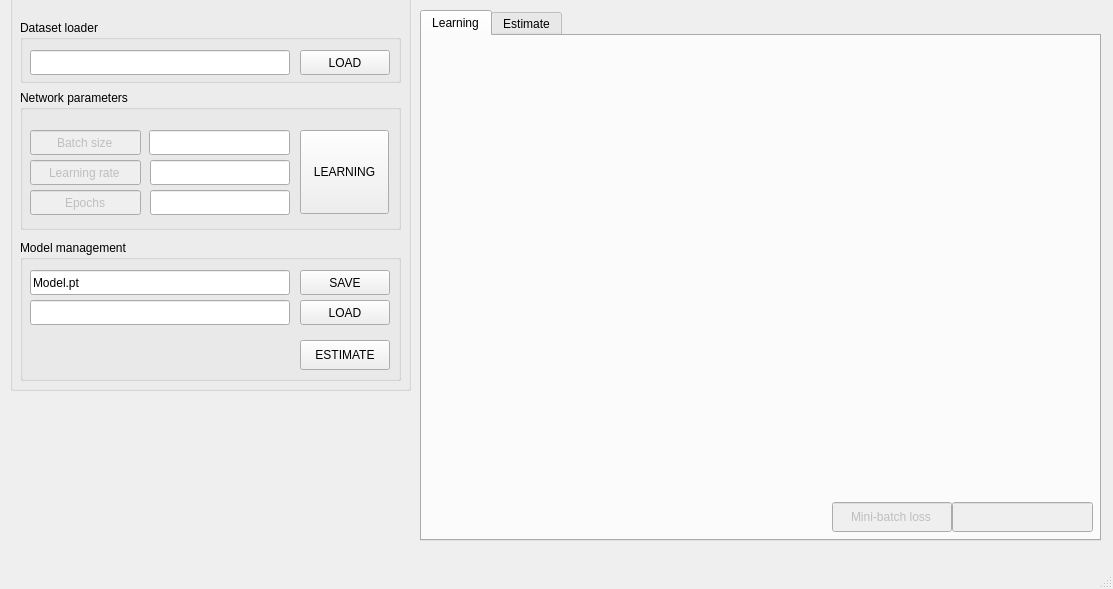
<?xml version="1.0" encoding="UTF-8"?>
<ui version="4.0">
 <class>MainWindow</class>
 <widget class="QMainWindow" name="MainWindow">
  <property name="geometry">
   <rect>
    <x>0</x>
    <y>0</y>
    <width>1113</width>
    <height>589</height>
   </rect>
  </property>
  <property name="windowTitle">
   <string>MainWindow</string>
  </property>
  <widget class="QWidget" name="centralwidget">
   <widget class="QGroupBox" name="groupBox">
    <property name="geometry">
     <rect>
      <x>10</x>
      <y>-10</y>
      <width>401</width>
      <height>401</height>
     </rect>
    </property>
    <property name="title">
     <string/>
    </property>
    <widget class="QGroupBox" name="GB_DATASET_LOADER">
     <property name="geometry">
      <rect>
       <x>10</x>
       <y>30</y>
       <width>381</width>
       <height>63</height>
      </rect>
     </property>
     <property name="title">
      <string>Dataset loader</string>
     </property>
     <widget class="QLineEdit" name="LE_DATASET_LOAD_PATH">
      <property name="geometry">
       <rect>
        <x>10</x>
        <y>30</y>
        <width>260</width>
        <height>25</height>
       </rect>
      </property>
      <property name="text">
       <string/>
      </property>
     </widget>
     <widget class="QPushButton" name="BT_DATASET_LOAD">
      <property name="geometry">
       <rect>
        <x>280</x>
        <y>30</y>
        <width>90</width>
        <height>25</height>
       </rect>
      </property>
      <property name="text">
       <string>LOAD</string>
      </property>
     </widget>
    </widget>
    <widget class="QGroupBox" name="GB_NETWORK_PARAMETERS">
     <property name="geometry">
      <rect>
       <x>10</x>
       <y>100</y>
       <width>381</width>
       <height>140</height>
      </rect>
     </property>
     <property name="title">
      <string>Network parameters</string>
     </property>
     <widget class="QLineEdit" name="LE_PARAMS_BATCH_SIZE">
      <property name="geometry">
       <rect>
        <x>129</x>
        <y>40</y>
        <width>141</width>
        <height>25</height>
       </rect>
      </property>
      <property name="text">
       <string/>
      </property>
     </widget>
     <widget class="QLineEdit" name="LE_PARAMS_LAERNING_RATE">
      <property name="geometry">
       <rect>
        <x>130</x>
        <y>70</y>
        <width>140</width>
        <height>25</height>
       </rect>
      </property>
      <property name="text">
       <string/>
      </property>
     </widget>
     <widget class="QLineEdit" name="LE_PARAMS_EPOCHS">
      <property name="geometry">
       <rect>
        <x>130</x>
        <y>100</y>
        <width>140</width>
        <height>25</height>
       </rect>
      </property>
      <property name="text">
       <string/>
      </property>
     </widget>
     <widget class="QLineEdit" name="LE_BATCH_SIZE">
      <property name="enabled">
       <bool>false</bool>
      </property>
      <property name="geometry">
       <rect>
        <x>10</x>
        <y>40</y>
        <width>111</width>
        <height>25</height>
       </rect>
      </property>
      <property name="layoutDirection">
       <enum>Qt::LeftToRight</enum>
      </property>
      <property name="text">
       <string>Batch size</string>
      </property>
      <property name="alignment">
       <set>Qt::AlignCenter</set>
      </property>
     </widget>
     <widget class="QLineEdit" name="LE_LEARNING_RATE">
      <property name="enabled">
       <bool>false</bool>
      </property>
      <property name="geometry">
       <rect>
        <x>10</x>
        <y>70</y>
        <width>111</width>
        <height>25</height>
       </rect>
      </property>
      <property name="layoutDirection">
       <enum>Qt::LeftToRight</enum>
      </property>
      <property name="text">
       <string>Learning rate</string>
      </property>
      <property name="alignment">
       <set>Qt::AlignCenter</set>
      </property>
     </widget>
     <widget class="QLineEdit" name="LE_EPOCHS">
      <property name="enabled">
       <bool>false</bool>
      </property>
      <property name="geometry">
       <rect>
        <x>10</x>
        <y>100</y>
        <width>111</width>
        <height>25</height>
       </rect>
      </property>
      <property name="layoutDirection">
       <enum>Qt::LeftToRight</enum>
      </property>
      <property name="text">
       <string>Epochs</string>
      </property>
      <property name="alignment">
       <set>Qt::AlignCenter</set>
      </property>
     </widget>
     <widget class="QPushButton" name="BT_LEARNING">
      <property name="geometry">
       <rect>
        <x>280</x>
        <y>40</y>
        <width>89</width>
        <height>84</height>
       </rect>
      </property>
      <property name="text">
       <string>LEARNING</string>
      </property>
     </widget>
    </widget>
    <widget class="QGroupBox" name="GB_MODEL_MANAGEMENT">
     <property name="geometry">
      <rect>
       <x>10</x>
       <y>250</y>
       <width>381</width>
       <height>141</height>
      </rect>
     </property>
     <property name="title">
      <string>Model management</string>
     </property>
     <widget class="QLineEdit" name="LE_MODEL_LOAD_PATH">
      <property name="geometry">
       <rect>
        <x>10</x>
        <y>60</y>
        <width>260</width>
        <height>25</height>
       </rect>
      </property>
      <property name="text">
       <string/>
      </property>
     </widget>
     <widget class="QPushButton" name="BT_MODEL_LOAD">
      <property name="geometry">
       <rect>
        <x>280</x>
        <y>60</y>
        <width>90</width>
        <height>25</height>
       </rect>
      </property>
      <property name="text">
       <string>LOAD</string>
      </property>
     </widget>
     <widget class="QLineEdit" name="LE_MODEL_SAVE_PATH">
      <property name="geometry">
       <rect>
        <x>10</x>
        <y>30</y>
        <width>260</width>
        <height>25</height>
       </rect>
      </property>
      <property name="text">
       <string>Model.pt</string>
      </property>
     </widget>
     <widget class="QPushButton" name="BT_MODEL_SAVE">
      <property name="geometry">
       <rect>
        <x>280</x>
        <y>30</y>
        <width>90</width>
        <height>25</height>
       </rect>
      </property>
      <property name="text">
       <string>SAVE</string>
      </property>
     </widget>
     <widget class="QPushButton" name="BT_MODEL_ESTIMATE">
      <property name="geometry">
       <rect>
        <x>280</x>
        <y>100</y>
        <width>90</width>
        <height>30</height>
       </rect>
      </property>
      <property name="text">
       <string>ESTIMATE</string>
      </property>
     </widget>
    </widget>
   </widget>
   <widget class="QTabWidget" name="tabWidget">
    <property name="geometry">
     <rect>
      <x>420</x>
      <y>10</y>
      <width>681</width>
      <height>531</height>
     </rect>
    </property>
    <property name="currentIndex">
     <number>0</number>
    </property>
    <widget class="QWidget" name="TW_LEARNING">
     <attribute name="title">
      <string>Learning</string>
     </attribute>
     <widget class="QCustomPlot" name="QCP_LEARNING" native="true">
      <property name="geometry">
       <rect>
        <x>10</x>
        <y>10</y>
        <width>661</width>
        <height>451</height>
       </rect>
      </property>
     </widget>
     <widget class="QLineEdit" name="LE_MINI_BATCH_LOSS">
      <property name="enabled">
       <bool>false</bool>
      </property>
      <property name="geometry">
       <rect>
        <x>410</x>
        <y>466</y>
        <width>120</width>
        <height>30</height>
       </rect>
      </property>
      <property name="layoutDirection">
       <enum>Qt::LeftToRight</enum>
      </property>
      <property name="text">
       <string>Mini-batch loss</string>
      </property>
      <property name="alignment">
       <set>Qt::AlignCenter</set>
      </property>
     </widget>
     <widget class="QLineEdit" name="LE_LEARNING_MINI_BATCH_LOSS">
      <property name="enabled">
       <bool>false</bool>
      </property>
      <property name="geometry">
       <rect>
        <x>530</x>
        <y>466</y>
        <width>141</width>
        <height>30</height>
       </rect>
      </property>
      <property name="text">
       <string/>
      </property>
     </widget>
    </widget>
    <widget class="QWidget" name="TW_ESTIMATE">
     <attribute name="title">
      <string>Estimate</string>
     </attribute>
     <widget class="QLineEdit" name="LE_MSE">
      <property name="enabled">
       <bool>false</bool>
      </property>
      <property name="geometry">
       <rect>
        <x>410</x>
        <y>466</y>
        <width>120</width>
        <height>30</height>
       </rect>
      </property>
      <property name="layoutDirection">
       <enum>Qt::LeftToRight</enum>
      </property>
      <property name="text">
       <string>MSE</string>
      </property>
      <property name="alignment">
       <set>Qt::AlignCenter</set>
      </property>
     </widget>
     <widget class="QLineEdit" name="LE_ESTIMATE_MSE">
      <property name="enabled">
       <bool>false</bool>
      </property>
      <property name="geometry">
       <rect>
        <x>530</x>
        <y>466</y>
        <width>141</width>
        <height>30</height>
       </rect>
      </property>
      <property name="text">
       <string/>
      </property>
     </widget>
     <widget class="QCustomPlot" name="QCP_ESTIMATE" native="true">
      <property name="geometry">
       <rect>
        <x>10</x>
        <y>10</y>
        <width>661</width>
        <height>451</height>
       </rect>
      </property>
     </widget>
    </widget>
   </widget>
  </widget>
  <widget class="QMenuBar" name="menubar">
   <property name="geometry">
    <rect>
     <x>0</x>
     <y>0</y>
     <width>1113</width>
     <height>22</height>
    </rect>
   </property>
  </widget>
  <widget class="QStatusBar" name="statusbar"/>
 </widget>
 <customwidgets>
  <customwidget>
   <class>QCustomPlot</class>
   <extends>QWidget</extends>
   <header>qcustomplot.h</header>
   <container>1</container>
  </customwidget>
 </customwidgets>
 <resources/>
 <connections/>
</ui>
